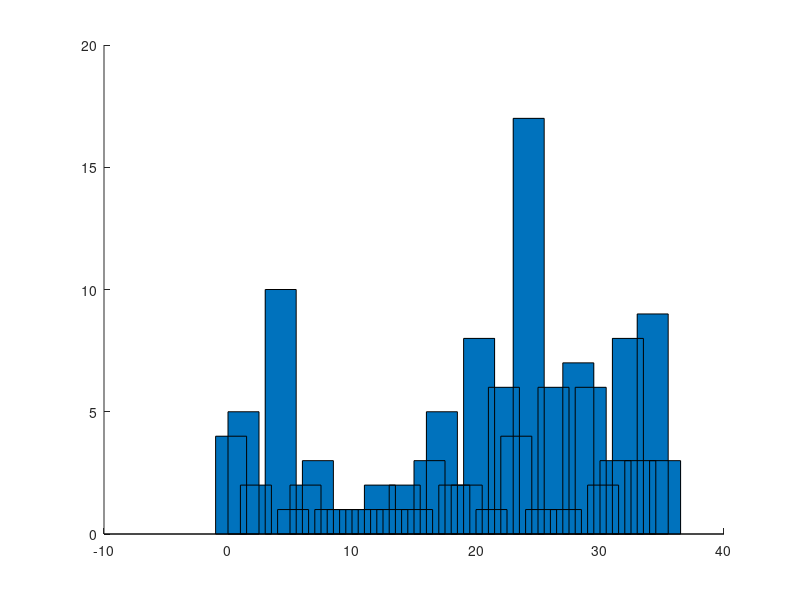

The MATLAB source for this figure: (Note: this script raises an error after producing the figure.)
% Make some play data:
x = [
        4  , 10;
5  , 5;
2  , 2;
0  , 4;
10  , 10;
1  , 1;
2  , 2;
3  , 3;
1  , 1;
1  , 1;
1  , 1;
1  , 1;
2  , 2;
1  , 1;
2  , 2;
1  , 1;
3  , 3;
5  , 5;
2  , 2;
2  , 2;
8  , 8;
1  , 1;
6  , 6;
4  , 4;
17  , 19;
1  , 1;
6  , 6;
1  , 1;
7  , 7;
6  , 6;
2  , 8;
3  , 3;
8  , 8;
3  , 3;
9  , 10;
3  , 3;


    ]
str=['1';'2';'3';'8';':';'A';'B';'C';'D';'E';'F';'H';'I';'N';'O';'P';'R';'S';'T';'Y';'a';'b';'c';'d';'e';'f';'i';'l';'m';'n';'o';'p';'r';'s';'t';'u';]

bar(x,2,'group'), xlabel('Character'),ylabel('Frequency'),title('Sample Form 4'),grid on,axis equal
set(gca, 'XTickLabel',str, 'XTick',1:numel(str))
legend('Input Frequency','Output Frequency', 'Location','NorthWest', 'Color','r')